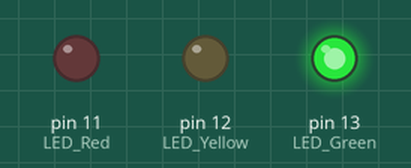
The sketch below on a simulated Arduino Uno, built with avr-gcc and run on an emulated ATmega328P. On the bench: output pins drawn as LEDs (lit = HIGH).

Above: at 0.15 s.
At 0.6 s:
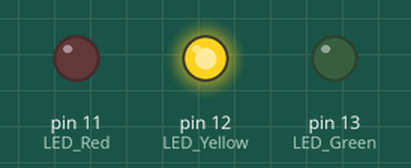
At 3.1 s:
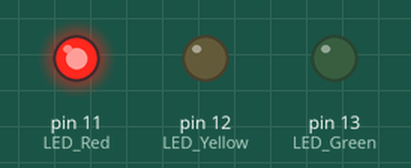
Timing chart, 0 to 4.1 s (numbered marks = the images above):
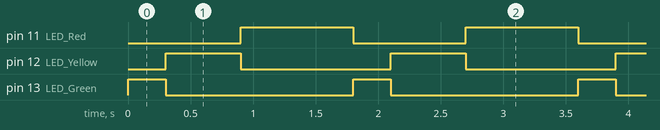

Measured:
- by itself, pin 11 (LED_Red): alternates HIGH for 0.90 s and LOW for 0.90 s
- by itself, pin 12 (LED_Yellow): alternates HIGH for 0.60 s and LOW for 1.2 s
- by itself, pin 13 (LED_Green): alternates HIGH for 0.30 s and LOW for 1.5 s

The sketch:

1_TimingThreeLEDs.ino
```cpp
// Resistance = 220 Ohm;

int LED_Green = 13, LED_Yellow = 12, LED_Red = 11;
int time_green_on = 300, delta_t = 300;   //ms

void setup() {
  // put your setup code here, to run once:
  pinMode(LED_Green, OUTPUT);
  pinMode(LED_Red, OUTPUT);
  pinMode(LED_Yellow, OUTPUT);
}

void loop() {
  // put your main code here, to run repeatedly:
  digitalWrite(LED_Green, HIGH);
  digitalWrite(LED_Yellow, LOW);
  digitalWrite(LED_Red, LOW);

  delay(time_green_on);

  digitalWrite(LED_Green, LOW);
  digitalWrite(LED_Yellow, HIGH);
  digitalWrite(LED_Red, LOW);

  delay(time_green_on + delta_t);

  digitalWrite(LED_Green, LOW);
  digitalWrite(LED_Yellow, LOW);
  digitalWrite(LED_Red, HIGH);

  delay(time_green_on + 2*delta_t);
}
```
